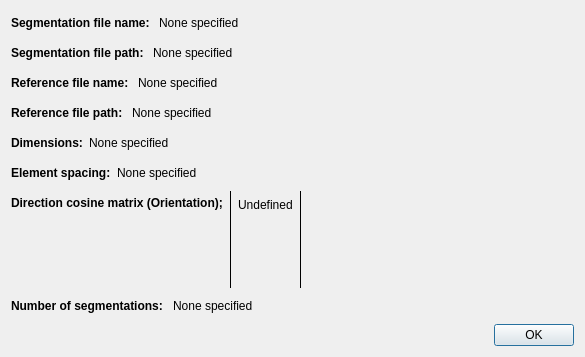
<?xml version="1.0" encoding="UTF-8"?>
<ui version="4.0">
 <class>SessionInfo</class>
 <widget class="QDialog" name="SessionInfo">
  <property name="windowModality">
   <enum>Qt::ApplicationModal</enum>
  </property>
  <property name="geometry">
   <rect>
    <x>0</x>
    <y>0</y>
    <width>585</width>
    <height>357</height>
   </rect>
  </property>
  <property name="sizePolicy">
   <sizepolicy hsizetype="Minimum" vsizetype="Minimum">
    <horstretch>0</horstretch>
    <verstretch>0</verstretch>
   </sizepolicy>
  </property>
  <property name="minimumSize">
   <size>
    <width>585</width>
    <height>0</height>
   </size>
  </property>
  <property name="maximumSize">
   <size>
    <width>16777215</width>
    <height>357</height>
   </size>
  </property>
  <property name="contextMenuPolicy">
   <enum>Qt::NoContextMenu</enum>
  </property>
  <property name="windowTitle">
   <string>Session Information</string>
  </property>
  <property name="windowIcon">
   <iconset resource="editor.qrc">
    <normaloff>:/newPrefix/icons/information.png</normaloff>:/newPrefix/icons/information.png</iconset>
  </property>
  <property name="modal">
   <bool>true</bool>
  </property>
  <layout class="QVBoxLayout" name="verticalLayout">
   <item>
    <layout class="QHBoxLayout" name="horizontalLayout_3" stretch="0,1">
     <property name="sizeConstraint">
      <enum>QLayout::SetMinimumSize</enum>
     </property>
     <item>
      <widget class="QLabel" name="label">
       <property name="minimumSize">
        <size>
         <width>0</width>
         <height>24</height>
        </size>
       </property>
       <property name="font">
        <font>
         <weight>75</weight>
         <bold>true</bold>
        </font>
       </property>
       <property name="text">
        <string>Segmentation file name: </string>
       </property>
      </widget>
     </item>
     <item>
      <widget class="QLabel" name="nameLabel">
       <property name="text">
        <string>None specified</string>
       </property>
       <property name="textInteractionFlags">
        <set>Qt::LinksAccessibleByMouse|Qt::TextSelectableByMouse</set>
       </property>
      </widget>
     </item>
    </layout>
   </item>
   <item>
    <layout class="QHBoxLayout" name="horizontalLayout_5" stretch="0,1">
     <property name="sizeConstraint">
      <enum>QLayout::SetMinimumSize</enum>
     </property>
     <item>
      <widget class="QLabel" name="label_9">
       <property name="minimumSize">
        <size>
         <width>0</width>
         <height>24</height>
        </size>
       </property>
       <property name="font">
        <font>
         <weight>75</weight>
         <bold>true</bold>
        </font>
       </property>
       <property name="text">
        <string>Segmentation file path: </string>
       </property>
      </widget>
     </item>
     <item>
      <widget class="QLabel" name="pathLabel">
       <property name="text">
        <string>None specified</string>
       </property>
       <property name="textInteractionFlags">
        <set>Qt::LinksAccessibleByMouse|Qt::TextSelectableByMouse</set>
       </property>
      </widget>
     </item>
    </layout>
   </item>
   <item>
    <layout class="QHBoxLayout" name="horizontalLayout_6" stretch="0,1">
     <property name="sizeConstraint">
      <enum>QLayout::SetMinimumSize</enum>
     </property>
     <item>
      <widget class="QLabel" name="referenceTitleLabel">
       <property name="minimumSize">
        <size>
         <width>0</width>
         <height>24</height>
        </size>
       </property>
       <property name="font">
        <font>
         <weight>75</weight>
         <bold>true</bold>
        </font>
       </property>
       <property name="text">
        <string>Reference file name: </string>
       </property>
      </widget>
     </item>
     <item>
      <widget class="QLabel" name="referenceValueLabel">
       <property name="text">
        <string>None specified</string>
       </property>
       <property name="textInteractionFlags">
        <set>Qt::LinksAccessibleByMouse|Qt::TextSelectableByMouse</set>
       </property>
      </widget>
     </item>
    </layout>
   </item>
   <item>
    <layout class="QHBoxLayout" name="horizontalLayout_7" stretch="0,1">
     <property name="sizeConstraint">
      <enum>QLayout::SetMinimumSize</enum>
     </property>
     <item>
      <widget class="QLabel" name="referencePathTitleLabel">
       <property name="minimumSize">
        <size>
         <width>0</width>
         <height>24</height>
        </size>
       </property>
       <property name="font">
        <font>
         <weight>75</weight>
         <bold>true</bold>
        </font>
       </property>
       <property name="text">
        <string>Reference file path: </string>
       </property>
      </widget>
     </item>
     <item>
      <widget class="QLabel" name="referencePathValueLabel">
       <property name="text">
        <string>None specified</string>
       </property>
       <property name="textInteractionFlags">
        <set>Qt::LinksAccessibleByMouse|Qt::TextSelectableByMouse</set>
       </property>
      </widget>
     </item>
    </layout>
   </item>
   <item>
    <layout class="QHBoxLayout" name="horizontalLayout_2" stretch="0,1">
     <property name="sizeConstraint">
      <enum>QLayout::SetMinimumSize</enum>
     </property>
     <item>
      <widget class="QLabel" name="label_3">
       <property name="minimumSize">
        <size>
         <width>0</width>
         <height>24</height>
        </size>
       </property>
       <property name="font">
        <font>
         <weight>75</weight>
         <bold>true</bold>
        </font>
       </property>
       <property name="text">
        <string>Dimensions:</string>
       </property>
      </widget>
     </item>
     <item>
      <widget class="QLabel" name="dimensionsLabel">
       <property name="text">
        <string>None specified</string>
       </property>
       <property name="textInteractionFlags">
        <set>Qt::LinksAccessibleByMouse|Qt::TextSelectableByMouse</set>
       </property>
      </widget>
     </item>
    </layout>
   </item>
   <item>
    <layout class="QHBoxLayout" name="horizontalLayout" stretch="0,1">
     <property name="sizeConstraint">
      <enum>QLayout::SetMinimumSize</enum>
     </property>
     <item>
      <widget class="QLabel" name="label_5">
       <property name="minimumSize">
        <size>
         <width>0</width>
         <height>24</height>
        </size>
       </property>
       <property name="font">
        <font>
         <weight>75</weight>
         <bold>true</bold>
        </font>
       </property>
       <property name="text">
        <string>Element spacing:</string>
       </property>
      </widget>
     </item>
     <item>
      <widget class="QLabel" name="spacingLabel">
       <property name="text">
        <string>None specified</string>
       </property>
       <property name="textInteractionFlags">
        <set>Qt::LinksAccessibleByMouse|Qt::TextSelectableByMouse</set>
       </property>
      </widget>
     </item>
    </layout>
   </item>
   <item>
    <layout class="QHBoxLayout" name="horizontalLayout_8">
     <item>
      <layout class="QVBoxLayout" name="verticalLayout_3">
       <item>
        <widget class="QLabel" name="label_2">
         <property name="minimumSize">
          <size>
           <width>0</width>
           <height>24</height>
          </size>
         </property>
         <property name="font">
          <font>
           <weight>75</weight>
           <bold>true</bold>
          </font>
         </property>
         <property name="text">
          <string>Direction cosine matrix (Orientation);</string>
         </property>
        </widget>
       </item>
       <item>
        <spacer name="verticalSpacer">
         <property name="orientation">
          <enum>Qt::Vertical</enum>
         </property>
         <property name="sizeHint" stdset="0">
          <size>
           <width>20</width>
           <height>40</height>
          </size>
         </property>
        </spacer>
       </item>
      </layout>
     </item>
     <item>
      <widget class="Line" name="line">
       <property name="frameShadow">
        <enum>QFrame::Plain</enum>
       </property>
       <property name="lineWidth">
        <number>1</number>
       </property>
       <property name="orientation">
        <enum>Qt::Vertical</enum>
       </property>
      </widget>
     </item>
     <item>
      <layout class="QVBoxLayout" name="verticalLayout_2">
       <item>
        <widget class="QLabel" name="vector1Label">
         <property name="minimumSize">
          <size>
           <width>0</width>
           <height>20</height>
          </size>
         </property>
         <property name="text">
          <string>Undefined</string>
         </property>
        </widget>
       </item>
       <item>
        <widget class="QLabel" name="vector2Label">
         <property name="minimumSize">
          <size>
           <width>0</width>
           <height>20</height>
          </size>
         </property>
         <property name="text">
          <string/>
         </property>
        </widget>
       </item>
       <item>
        <widget class="QLabel" name="vector3Label">
         <property name="minimumSize">
          <size>
           <width>0</width>
           <height>20</height>
          </size>
         </property>
         <property name="text">
          <string/>
         </property>
        </widget>
       </item>
      </layout>
     </item>
     <item>
      <widget class="Line" name="line_2">
       <property name="frameShadow">
        <enum>QFrame::Plain</enum>
       </property>
       <property name="lineWidth">
        <number>1</number>
       </property>
       <property name="orientation">
        <enum>Qt::Vertical</enum>
       </property>
      </widget>
     </item>
     <item>
      <spacer name="horizontalSpacer">
       <property name="orientation">
        <enum>Qt::Horizontal</enum>
       </property>
       <property name="sizeHint" stdset="0">
        <size>
         <width>40</width>
         <height>20</height>
        </size>
       </property>
      </spacer>
     </item>
    </layout>
   </item>
   <item>
    <layout class="QHBoxLayout" name="horizontalLayout_4" stretch="0,1">
     <property name="sizeConstraint">
      <enum>QLayout::SetMinimumSize</enum>
     </property>
     <item>
      <widget class="QLabel" name="label_7">
       <property name="minimumSize">
        <size>
         <width>0</width>
         <height>24</height>
        </size>
       </property>
       <property name="font">
        <font>
         <weight>75</weight>
         <bold>true</bold>
        </font>
       </property>
       <property name="text">
        <string>Number of segmentations: </string>
       </property>
      </widget>
     </item>
     <item>
      <widget class="QLabel" name="numberLabel">
       <property name="text">
        <string>None specified</string>
       </property>
       <property name="textInteractionFlags">
        <set>Qt::LinksAccessibleByMouse|Qt::TextSelectableByMouse</set>
       </property>
      </widget>
     </item>
    </layout>
   </item>
   <item>
    <widget class="QDialogButtonBox" name="acceptButton">
     <property name="orientation">
      <enum>Qt::Horizontal</enum>
     </property>
     <property name="standardButtons">
      <set>QDialogButtonBox::Ok</set>
     </property>
    </widget>
   </item>
  </layout>
 </widget>
 <resources>
  <include location="editor.qrc"/>
 </resources>
 <connections>
  <connection>
   <sender>acceptButton</sender>
   <signal>accepted()</signal>
   <receiver>SessionInfo</receiver>
   <slot>accept()</slot>
   <hints>
    <hint type="sourcelabel">
     <x>248</x>
     <y>254</y>
    </hint>
    <hint type="destinationlabel">
     <x>157</x>
     <y>274</y>
    </hint>
   </hints>
  </connection>
  <connection>
   <sender>acceptButton</sender>
   <signal>rejected()</signal>
   <receiver>SessionInfo</receiver>
   <slot>reject()</slot>
   <hints>
    <hint type="sourcelabel">
     <x>316</x>
     <y>260</y>
    </hint>
    <hint type="destinationlabel">
     <x>286</x>
     <y>274</y>
    </hint>
   </hints>
  </connection>
 </connections>
</ui>
